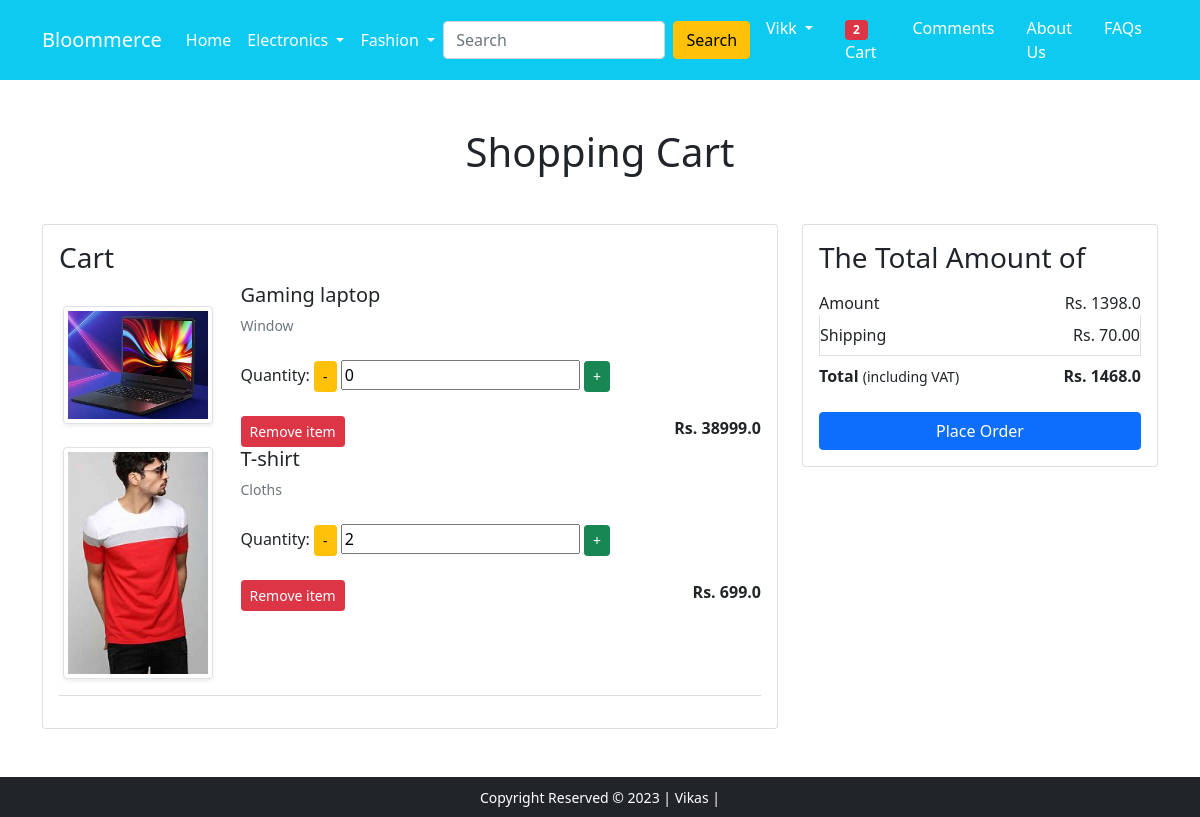
The page /cart/ (signed in) on the database its author committed.
### app/models.py (models this page shows, shortened)
class Cart(models.Model):
    user = models.ForeignKey(User, on_delete=models.CASCADE)
    product = models.ForeignKey(Product, on_delete=models.CASCADE)
    quantity = models.PositiveIntegerField(default=1)

class Product(models.Model):
    user = models.ForeignKey(User, on_delete=models.CASCADE, null=True)
    title = models.CharField(max_length=100)
    price = models.FloatField()
    discount_price = models.FloatField()
    description = models.TextField()
    brand = models.CharField(max_length=100)
    category = models.CharField(choices=CATEGORY_CHOICES, max_length=30)
    product_image = models.ImageField(upload_to='productimg')

### app/views.py (the view)
# urls.py: path('cart/', views.show_cart, name='cart'),
@login_required(login_url='/accounts/login')
def show_cart(request):
    if request.user.is_authenticated:
        total_item = 0
        user = request.user
        carts = Cart.objects.filter(user=user)
        amount = 0.0
        shiping = 70.0
        total_amount = 0.0
        cart_product = [p for p in Cart.objects.all() if p.user == user]
        if request.user.is_authenticated:
            total_item = len(Cart.objects.filter(user=request.user))
        if cart_product:
            for p in cart_product:
                tempamount = p.quantity * p.product.price
                amount += tempamount
                totalamount = shiping + amount
            return render(request, 'app/addtocart.html', {'carts':carts, 'totalamount':totalamount, 'amount':amount, 'total_item':total_item})
        else:
            return render(request, 'app/emptycart.html')

### app/templates/app/addtocart.html (shortened to what this page needs)
{% extends 'app/base.html' %}
{% load static %}
{% block main-content %}
<div class="container my-5">
 <div class="row">
  <h1 class="text-center mb-5">Shopping Cart</h1>
  <div class="col-sm-8">
  <div class="card">
   <div class="card-body">
    <h3>Cart</h3>
    {% for cart in carts %}
    <div class="row">
     <div class="col-sm-3 text-center align-self-center"><img src="{{cart.product.product_image.url}}" alt="" srcset="" class="img-fluid img-thumbnail shadow-sm" height="150" width="150"> </div>
     <div class="col-sm-9">
      <div>
       <h5>{{cart.product.title}}</h5>
       <p class="mb-2 text-muted small">{{cart.product.description}}</p>
       <div class="my-4">
        <form method="POST" action="{% url 'update_cart' cart.id %}">
          <label for="quantity">Quantity:</label>
          <button type="submit" class="btn btn-sm btn-warning mr-3" name="update" value="-1">-</button>
          <input type="number" name="quantity" value="{{ cart.quantity }}">
          <button type="submit" class="btn btn-sm btn-success mr-3" name="update" value="1">+</button>
        </form>
      </div>
       <div class="d-flex justify-content-between mt-2">
        <a href="{% url 'remove' cart.id %}" class="btn btn-sm btn-danger mr-3">Remove item </a>
        <p class="mb-0"><span><strong>Rs. {{cart.product.price}}</strong></span></p>
       </div>
      </div>
     </div>
    </div>
    {% endfor %}
    <hr class="text-muted">
   </div>
   </div>
  </div>
  <div class="col-sm-4">
   <div class="card">
    <div class="card-body">
      <h3>The Total Amount of</h3>
      <ul class="list-group">
       <li class="list-group-item d-flex justify-content-between align-items-center border-0 px-0 pb-0">Amount<span>Rs. {{ amount }}</span></li>
       <li class="list-group-item d-flex justify-content-between align-items-center px-0">Shipping<span>Rs. 70.00</span></li>
       <li class="list-group-item d-flex justify-content-between align-items-center border-0 px-0 mb-3">
        <div>
           <strong>Total</strong> <small>(including VAT)</small>
         </div>
         <span><strong>Rs. {{ totalamount }}</strong></span>
       </li>
      </ul>
      <div class="d-grid"><a href="{% url 'checkout' %}" class="btn btn-primary">Place Order</a></div>
    </div>
   </div>
  </div>
 </div>
</div>
{% endblock main-content %}

### app/templates/app/base.html (shortened to what this page needs)
<!doctype html>
{% load static %}
<html lang="en">
  <head>
    <link href="https://cdn.jsdelivr.net/npm/bootstrap@5.0.0-beta1/dist/css/bootstrap.min.css" rel="stylesheet">
    <link rel="stylesheet" href="{% static 'app/css/owl.carousel.min.css' %}">
    <link rel="stylesheet" href="{% static 'app/css/all.min.css' %}">
    <link rel="stylesheet" href="{% static 'app/css/style.css' %}">
  </head>
  <body>
    <nav class="navbar navbar-expand-lg navbar-dark bg-info">
     <div class="container">
       <a class="navbar-brand" href="/">Bloommerce</a>
       <div class="collapse navbar-collapse" id="navbarSupportedContent">
         <ul class="navbar-nav me-auto mb-2 mb-lg-0">
           <li class="nav-item">
             <a class="nav-link active" aria-current="page" href="/">Home</a>
           </li>
           <li class="nav-item dropdown">
             <a class="nav-link dropdown-toggle text-white" href="#" id="electronicsDropdown" role="button" data-bs-toggle="dropdown" aria-expanded="false">
               Electronics
             </a>
           </li>
           <li class="nav-item dropdown">
             <a class="nav-link dropdown-toggle text-white" href="#" id="fashionDropdown" role="button" data-bs-toggle="dropdown" aria-expanded="false">
               Fashion
             </a>
           </li>
         </ul>
         <form class="d-flex" action="{% url 'search' %}" method="get">
           <input class="form-control me-2" name="query" id="query" type="search" placeholder="Search" aria-label="Search">
           <button class="btn btn-warning" type="submit">Search</button>
         </form>
         <div>
          <ul class="navbar-nav me-auto mb-2 mb-lg-0">
            {% if request.user.is_authenticated %}
            <li class="nav-item dropdown mx-2">
                <a class="nav-link dropdown-toggle text-white" href="#" id="profileDropdown" role="button" data-bs-toggle="dropdown" aria-expanded="false">
                    {{ request.user.username|capfirst }}
                </a>
            </li>
            <li class="nav-item mx-2">
                <a href="{% url 'cart' %}" class="nav-link text-white"><span class="badge bg-danger">{{total_item}}</span> Cart </a>
            </li>
            <li class="nav-item mx-2">
                <a href="{% url 'comment' %}" class="nav-link text-white">Comments</a>
            </li>
            {% endif %}
            <li class="nav-item mx-2">
              <a href="{% url 'about' %}" class="nav-link text-white">About Us</a>
            </li>
            <li class="nav-item mx-2">
              <a href="{% url 'faqs' %}" class="nav-link text-white">FAQs</a>
            </li>
          </ul>
         </div>
       </div>
     </div>
    </nav>
    {% block main-content %} {% endblock main-content %}
    <footer class="container-fluid bg-dark text-center p-2 mt-5">
        <small class="text-white">Copyright Reserved &copy; 2023 | Vikas | </small>
    </footer>
  </body>
</html>

### rows shown on the page
Cart: product.product_image (picture), product "Gaming laptop", product.description "Window", quantity "0", product.price "38999.0"
Cart: product.product_image (picture), product "T-shirt", product.description "Cloths", quantity "2", product.price "699.0"

### other values the page prints
{{ request.user.username|capfirst }} "Vikk"
{{ total_item }} "2"
{{ amount }} "1398.0"
{{ totalamount }} "1468.0"
